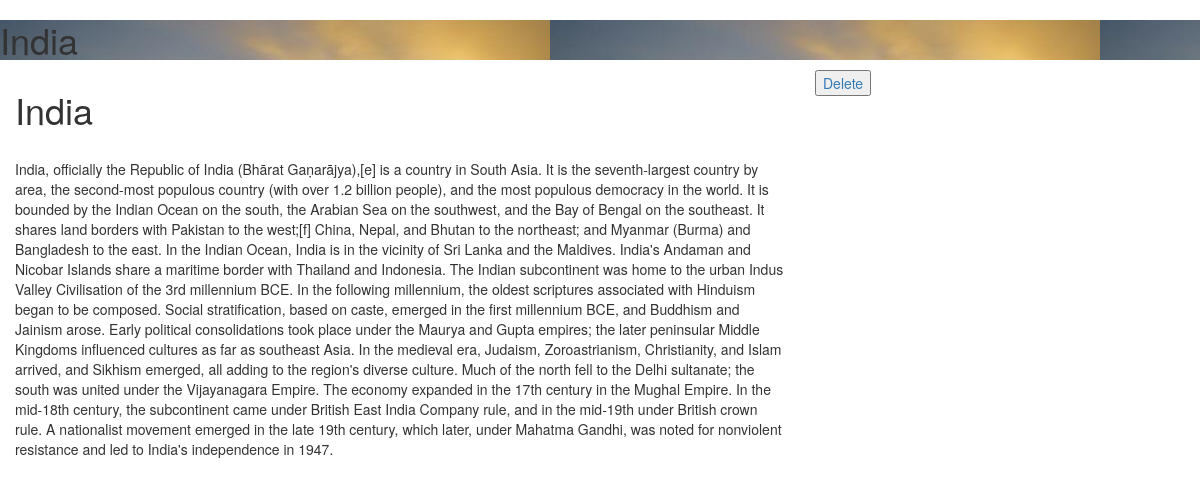
Screenshot of /blog/12/ with the database file from the repository.
### blog/models.py (models this page shows)
class post(models.Model):
    user=models.ForeignKey(User)
    title=models.CharField(max_length=512)
    content=models.TextField()
    img=models.ImageField(upload_to='blog_img/')
    date=models.DateTimeField(auto_now=True,auto_now_add=False)
    is_published=models.BooleanField(default=False)

### blog/views.py (the view)
# urls.py: url(r'^(?P<id>[0-9]+)/$',view_post,name="post"),
def view_post (request,id):
    posts= post.objects.get(id=int(id))
    comments = comment.objects.filter(post=posts)
    print(comments)
    template='blog/view.html'
    context= {"post":posts,"comments":comments}
    return render(request,template,context)

### blog/templates/blog/view.html (shortened to what this page needs)
{% extends 'blog/base.html' %}
{% block body %}
<div id="cover-detail" style="background-image: url('/media/{{ post.img }}');">
    <h1 id="cover-text">{{post.title}}</h1>
</div>
<div id="post-content">
    <div class="post-detail">
        <div class="container-fluid">
            <div class="row">
                <div class="col-md-8">
                    <h1>{{post.title}}</h1>
                    <br>
                    <p>{{post.content}}</p>
                </div>
                <div class="col-md-4">
                    <a href="{% url 'delete_post' post.id %}"><button>Delete</button></a>
                </div>
            </div>
        </div>
    </div>
{% endblock %}

### rows the page displays
post: img (picture), title "India", content "India, officially the Republic of India (Bhārat Gaṇarājya),[e] is a country in South Asia. It is the seventh-largest country by area, the second-most populous country (with over 1.2 billion people), and the most populous democracy in the world. It is bounded by the Indian Ocean on the south, the Arabian Sea on the southwest, and the Bay of Bengal on the southeast. It shares land borders with Pakistan to the west;[f] China, Nepal, and Bhutan to the northeast; and Myanmar (Burma) and Bangladesh to the east. In the Indian Ocean, India is in the vicinity of Sri Lanka and the Maldives. India's Andaman and Nicobar Islands share a maritime border with Thailand and Indonesia. The Indian…"
